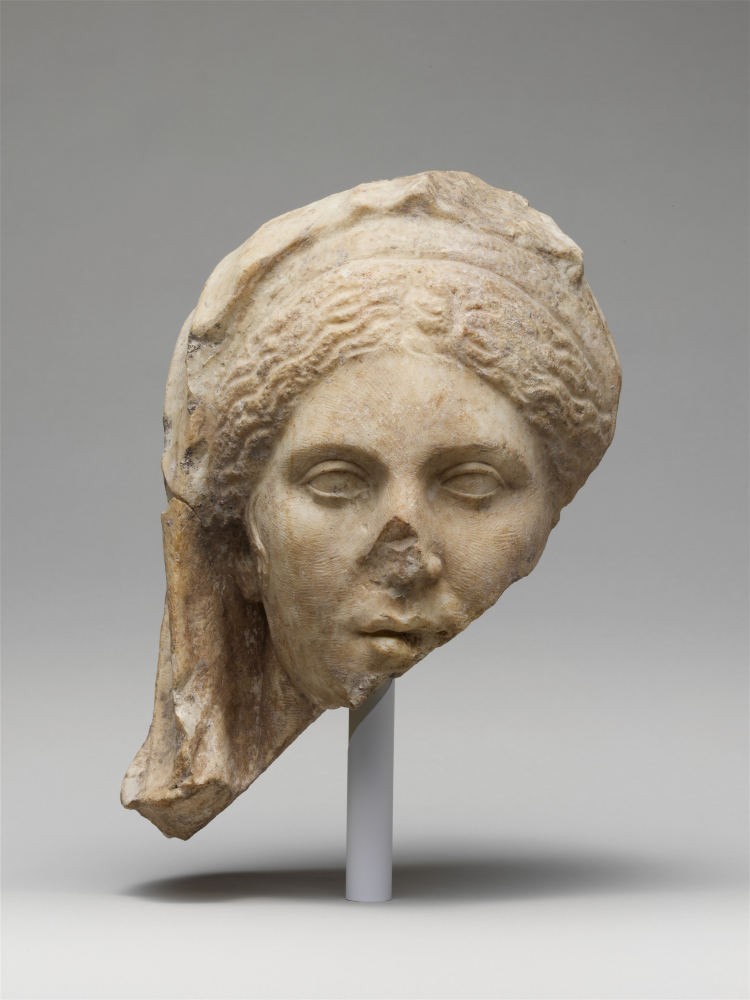
#> input picture assets/page5/page5Assets/met-250655-woman.jpg, 3000 x 4000 px, given in place of bust-cutout.png, which was not available (shown at 1/4 size)
$ python make-web-images.py
#> lines starting #> are read from the running program, lines starting #| are printed output that depends on the picture; pictures that were not available may be replaced by others from this repository, and a replacement may not be noted
# Builds hero 5's web image from page5Assets/bust-cutout.png.
# The cutout came from met-248579-athlete.jpg (The Met, "Marble head of an athlete", Open Access / public domain):
# background removed with rembg (isnet-general-use) at 2597px tall, then cropped above the display stand.
# Run from the repo root: python assets/page5/make-web-images.py
from PIL import Image, ImageEnhance, ImageOps
import os

SRC = "assets/page5/page5Assets"
OUT = os.path.join(SRC, "web")
os.makedirs(OUT, exist_ok=True)

cut = Image.open(os.path.join(SRC, "bust-cutout.png")).convert("RGBA")
alpha = cut.getchannel("A")
#> alpha: PIL image 3000x4000 L; every value is 255
# Greyscale like the reference deck, with the contrast pushed so the carving reads at giant size.
grey = ImageOps.grayscale(cut.convert("RGB"))
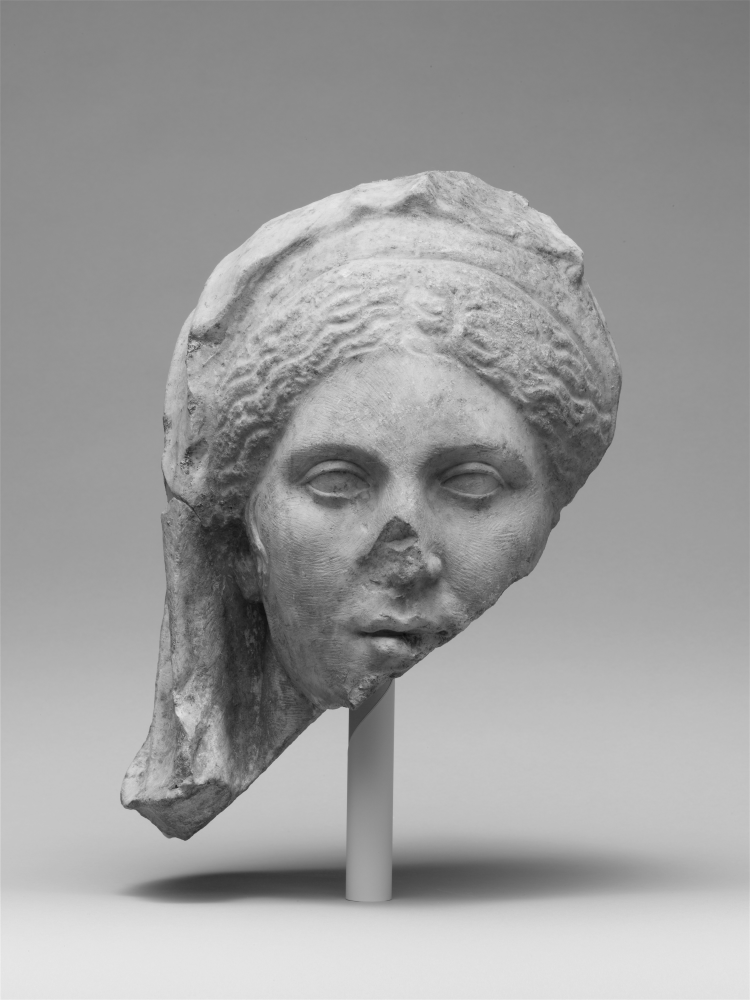
#> grey: PIL image 3000x4000 L (shown at 1/4 size); min 7, max 255, mean 157.3
grey = ImageEnhance.Contrast(grey).enhance(1.25)
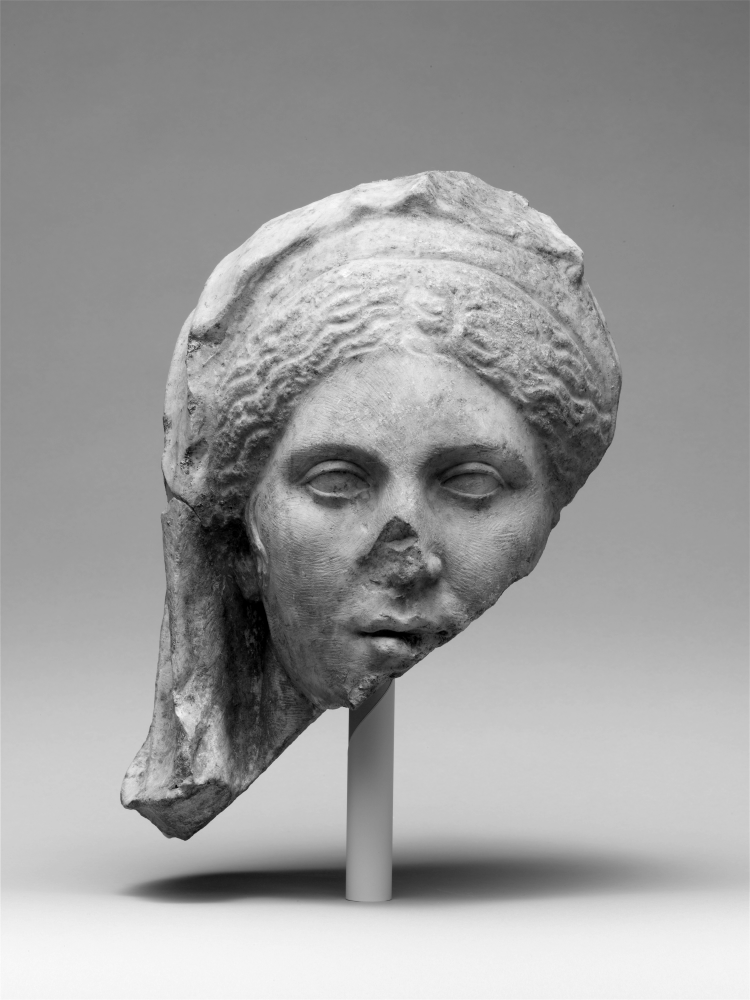
#> grey: PIL image 3000x4000 L (shown at 1/4 size); min 0, max 255, mean 157
bust = Image.merge("RGBA", (grey, grey, grey, alpha))
bust.thumbnail((1600, 2000), Image.LANCZOS)
#> bust: PIL image 1500x2000 RGBA

path = os.path.join(OUT, "bust.webp")
bust.save(path, "WEBP", quality=74, method=6)
print("bust", bust.size, os.path.getsize(path) // 1024, "KB")
#| bust (1500, 2000) 92 KB

# Stone texture for the torn strip behind the headline: a band of Herakles' curls (met-250678-herakles.jpg, The Met,
# Open Access), greyscale and darkened so it sits on the dune page.
stone = Image.open(os.path.join(SRC, "met-250678-herakles.jpg")).convert("L")
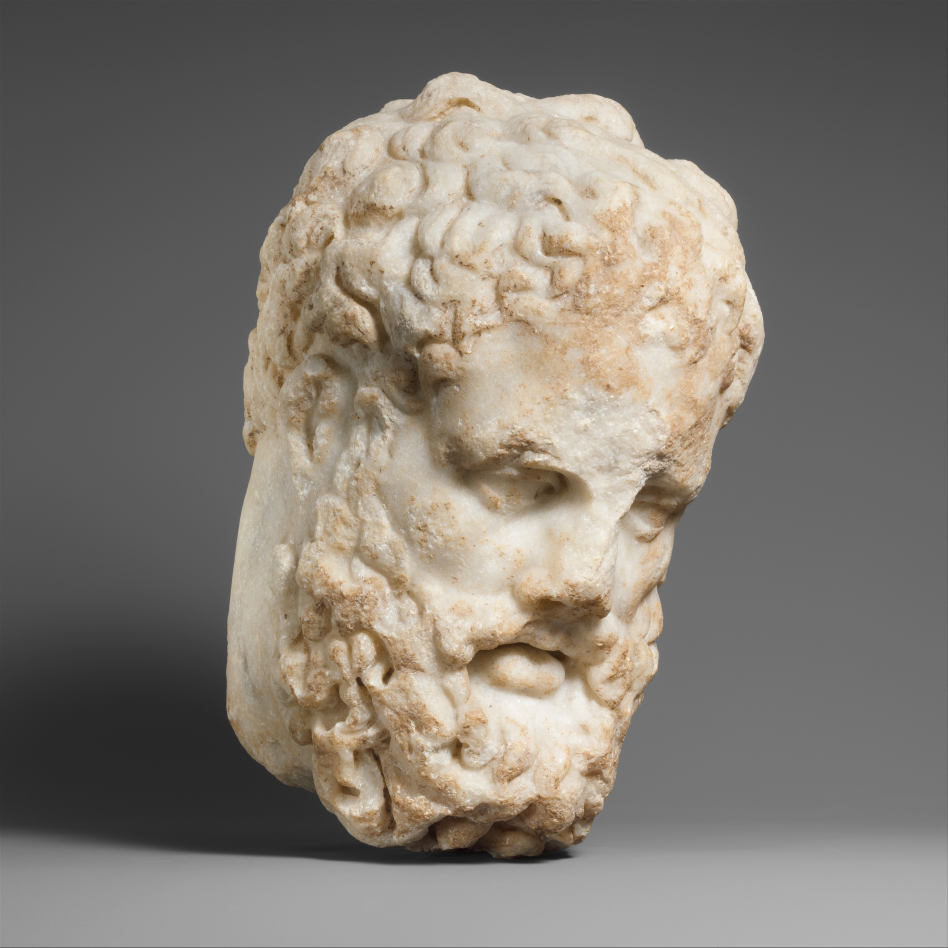
#> input picture assets/page5/page5Assets/met-250678-herakles.jpg, 3791 x 3792 px, found by its file name (shown at 1/4 size)
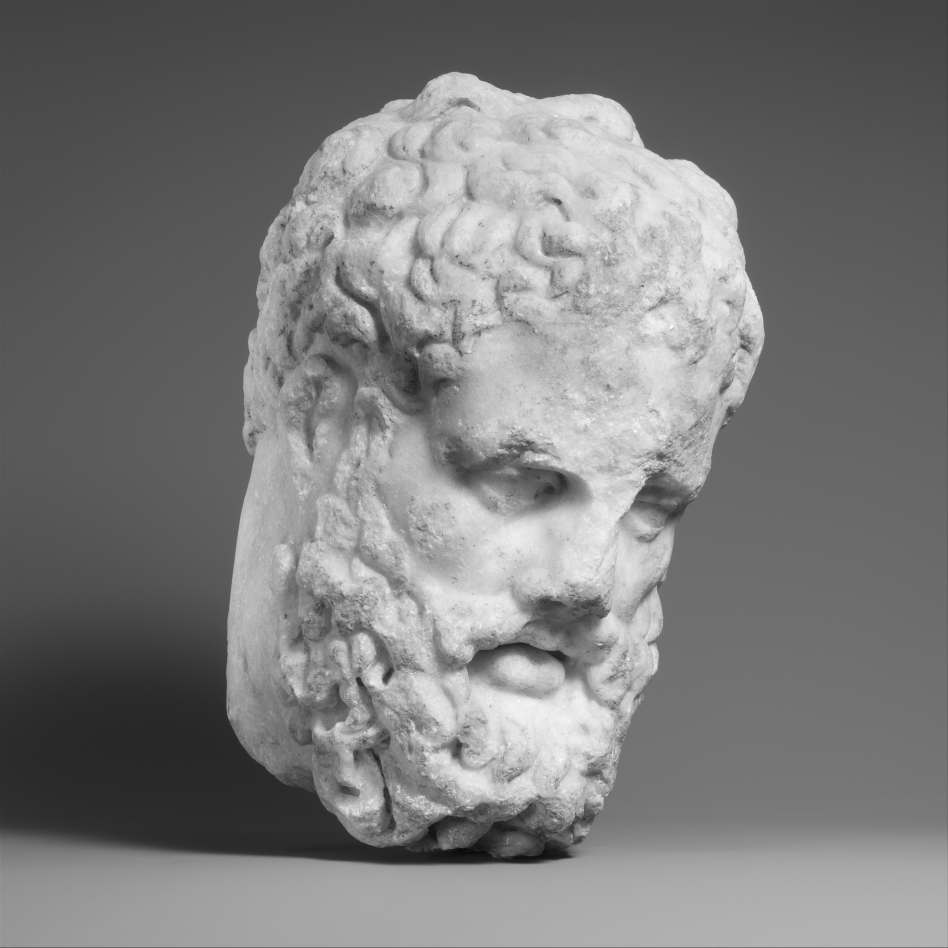
#> stone: PIL image 3791x3792 L (shown at 1/4 size); min 0, max 255, mean 123.6
w, h = stone.size
#> w = 3791; h = 3792
stone = stone.crop((int(w * 0.30), int(h * 0.20), int(w * 0.72), int(h * 0.34)))
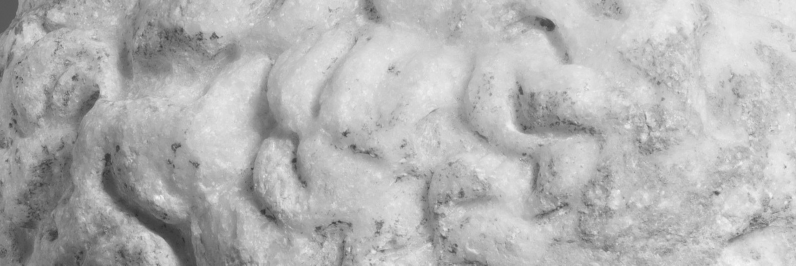
#> stone: PIL image 1592x531 L (shown at 1/2 size); min 41, max 248, mean 179.3
stone = ImageEnhance.Contrast(stone).enhance(1.6).point(lambda v: v * 0.62)
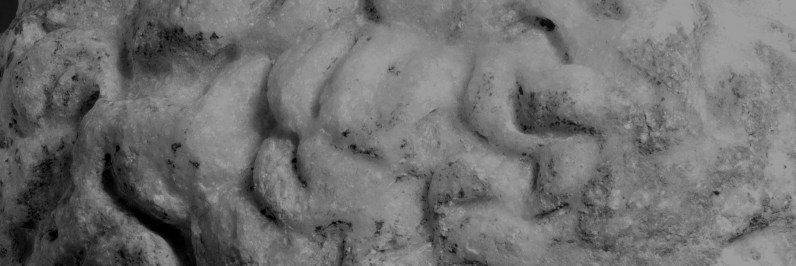
#> stone: PIL image 1592x531 L (shown at 1/2 size); min 0, max 158, mean 111
stone = stone.resize((1600, round(1600 * stone.height / stone.width)), Image.LANCZOS)
#> stone: PIL image 1600x534 L
path = os.path.join(OUT, "stone.webp")
stone.save(path, "WEBP", quality=60, method=6)
print("stone", stone.size, os.path.getsize(path) // 1024, "KB")
#| stone (1600, 534) 37 KB
